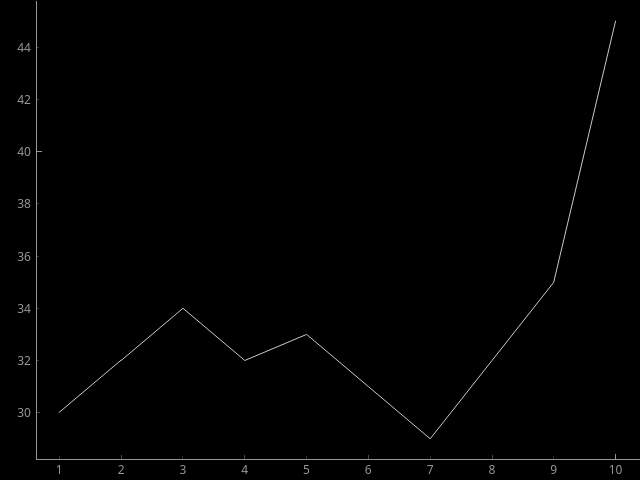

The Python source for this figure:
#!/usr/bin/env python
# File: pyqtplot01.py
# Name: D.Saravanan
# Date: 07/07/2023

""" Script to create plot using the PlotWidget in PyQtGraph """

import sys

import pyqtgraph as pg
from PyQt6 import QtCore, QtWidgets
from pyqtgraph import exporters


class MainWindow(QtWidgets.QMainWindow):
    """Subclass of QMainWindow to customize application's main window."""

    def __init__(self, hour, temperature):
        super().__init__()

        # set the size parameters (width, height) pixels
        self.setFixedSize(QtCore.QSize(400, 300))

        # set the central widget of the window
        self.graphWidget = pg.PlotWidget()
        self.setCentralWidget(self.graphWidget)

        # plot data: x, y values
        self.graphWidget.plot(hour, temperature)

        # create an exporter instance, give it the item to export
        self.exporter = exporters.ImageExporter(self.graphWidget.plotItem)
        self.exporter.export("pyqtplot01.png")


def main():
    """Need one (and only one) QApplication instance per application.
    Pass in sys.argv to allow command line arguments for the application.
    If no command line arguments than QApplication([]) is required."""
    app = QtWidgets.QApplication(sys.argv)

    hour = [1, 2, 3, 4, 5, 6, 7, 8, 9, 10]
    temperature = [30, 32, 34, 32, 33, 31, 29, 32, 35, 45]

    window = MainWindow(hour, temperature)  # an instance of the class MainWindow
    window.show()  # windows are hidden by default

    sys.exit(app.exec())  # start the event loop


if __name__ == "__main__":
    main()
